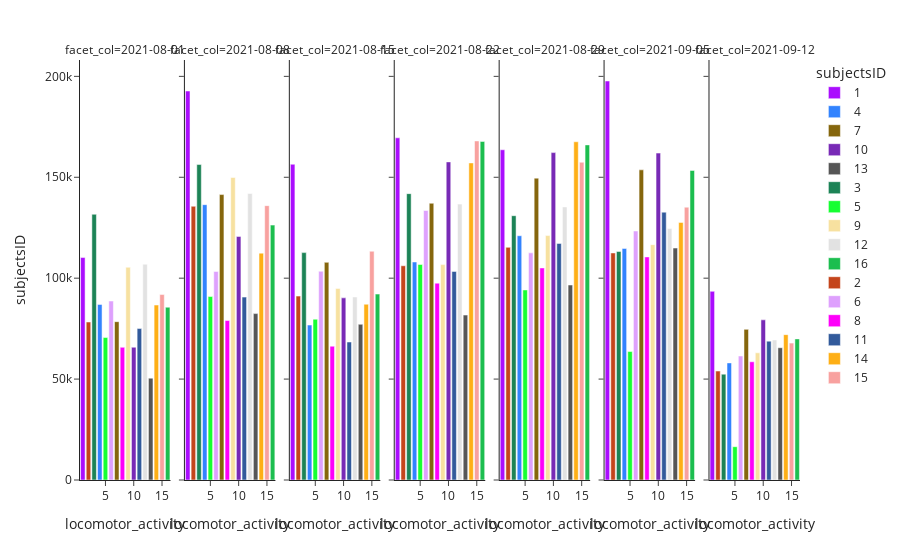

This figure's notebook cell:
### Code cell
px.bar(
  x=subjectIDs.values, 
  y=locomotor_activity.values, 
  color=subjectIDs, 
  facet_col=each_week.astype('string'), 
  labels={
    'x': locomotor_activity.name, 
    'y': subjectIDs.name, 
    'color': subjectIDs.name},
  template='simple_white', 
  color_discrete_sequence=colors)
